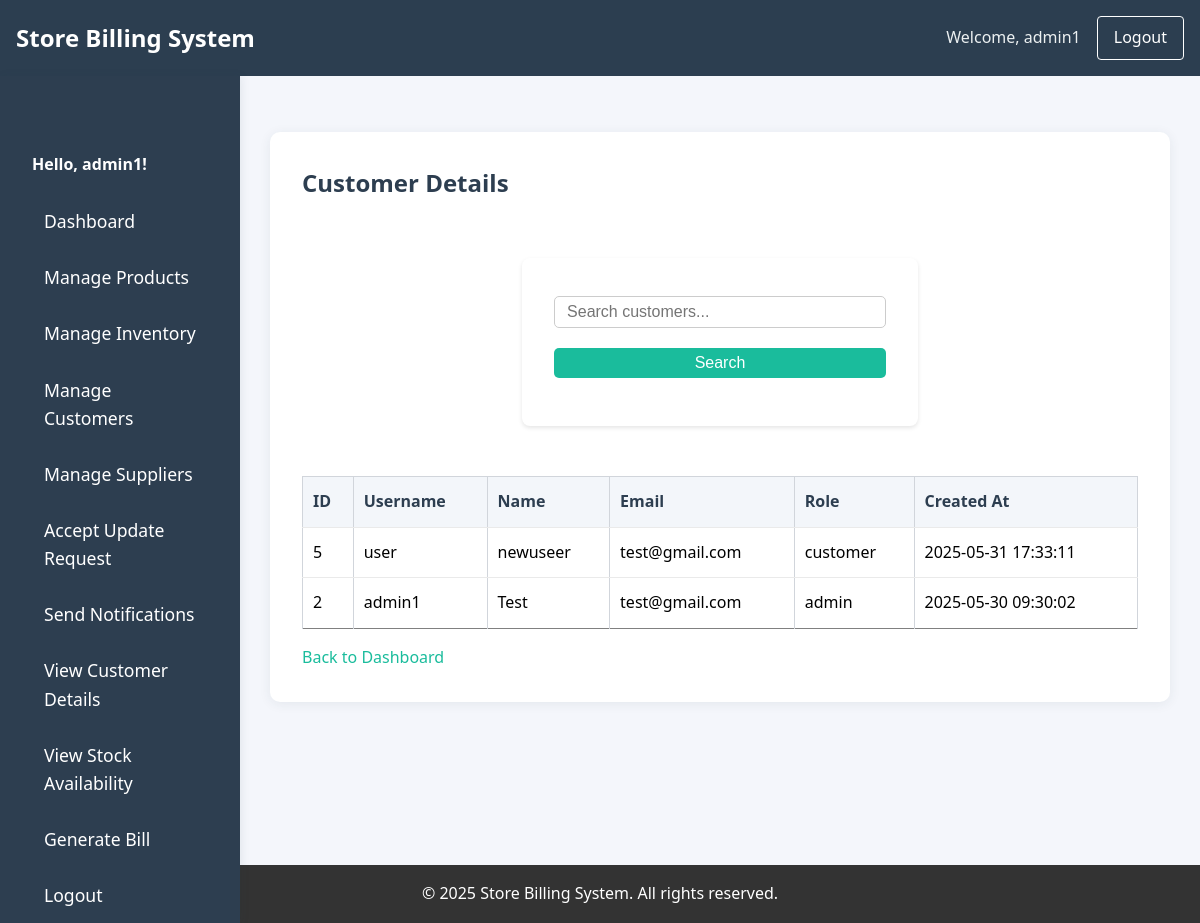
The page /view_customers.php (signed in) on the database its author committed.
### tables this page shows
CREATE TABLE `customers` (
  `id` int(11) NOT NULL,
  `username` varchar(50) NOT NULL,
  `password` varchar(255) NOT NULL,
  `role` enum('admin','customer') NOT NULL,
  `name` varchar(100) NOT NULL,
  `email` varchar(100) NOT NULL,
  `created_at` timestamp NOT NULL DEFAULT current_timestamp()
);

### view_customers.php (the view, shortened to what this page needs)
<?php
include 'db.php';
$role = isset($_SESSION['role']) ? $_SESSION['role'] : '';
$search = isset($_GET['search']) ? trim($_GET['search']) : '';
if ($role === 'admin') {
    if ($search !== '') {
        $search_param = "%$search%";
        $stmt = $conn->prepare("SELECT id, username, name, email, role, created_at FROM customers WHERE username LIKE ? OR name LIKE ? OR email LIKE ? ORDER BY id DESC");
        $stmt->bind_param("sss", $search_param, $search_param, $search_param);
        $stmt->execute();
        $result = $stmt->get_result();
    } else {
        $result = $conn->query("SELECT id, username, name, email, role, created_at FROM customers ORDER BY id DESC");
    }
}
?>
<?php include 'header.php'; ?>
<!DOCTYPE html>
<html lang="en">
<head>
    <link rel="stylesheet" href="style.css">
</head>
<body>
<div class="layout">
    <?php include 'sidenav.php'; ?>
    <div id="main" class="main">
        <div class="content-container">
            <h2>Customer Details</h2>
            <div class="search-container">
                <form method="GET" class="search-form">
                    <input type="text" name="search" placeholder="Search customers..." value="<?php echo htmlspecialchars($search); ?>">
                    <button type="submit">Search</button>
                </form>
            </div>
            <table border="1">
                <tr><th>ID</th><th>Username</th><th>Name</th><th>Email</th><th>Role</th><th>Created At</th></tr>
                <?php if ($result && $result->num_rows > 0): ?>
                    <?php while ($row = $result->fetch_assoc()): ?>
                        <tr>
                            <td><?php echo $row['id']; ?></td>
                            <td><?php echo htmlspecialchars($row['username']); ?></td>
                            <td><?php echo htmlspecialchars($row['name']); ?></td>
                            <td><?php echo htmlspecialchars($row['email']); ?></td>
                            <td><?php echo htmlspecialchars($row['role']); ?></td>
                            <td><?php echo $row['created_at']; ?></td>
                        </tr>
                    <?php endwhile; ?>
                <?php else: ?>
                    <tr><td colspan="6">No customer data found.</td></tr>
                <?php endif; ?>
            </table>
            <a href="dashboard.php">Back to Dashboard</a>
        </div>
    </div>
</div>
<?php include 'footer.php'; ?>
</body>
</html>

### style.css (style rules this page uses)
* { margin: 0; padding: 0; box-sizing: border-box; }
html, body { width: 100vw; min-width: 0; overflow-x: hidden; margin: 0; padding: 0; font-family: 'Segoe UI', Arial, sans-serif; background: #f4f6fb; }
body { line-height: 1.6; min-height: 100vh; }
form { background: white; padding: 2rem; border-radius: 8px; box-shadow: 0 2px 4px rgba(0, 0, 0, 0.1); max-width: 400px; margin: 2rem auto; }
input[type="text"], input[type="password"] { width: 100%; padding: 0.8rem; margin: 0.5rem 0 1rem; border: 1px solid #ddd; border-radius: 4px; }
button { width: 100%; padding: 0.8rem; background-color: #333; color: white; border: none; border-radius: 4px; cursor: pointer; font-size: 1rem; }
a { color: #333; text-decoration: none; }
h2 { color: #2d3e50; margin-bottom: 24px; }
form input, form select, form textarea, button { width: 100%; padding: 10px; margin: 8px 0 16px 0; border: 1px solid #d1d5db; border-radius: 4px; font-size: 1em; }
a { color: #1abc9c; text-decoration: none; }
table { width: 100%; border-collapse: collapse; margin-bottom: 16px; }
th, td { border: 1px solid #d1d5db; padding: 10px; text-align: left; }
th { background: #f0f4f8; }
.main { flex: 1 1 0; width: 100%; margin: 0 !important; padding: 32px 32px 24px 32px; min-width: 0; background: #f4f6fb; display: block; }
.content-container, .dashboard-container, .form-container { width: 100%; max-width: 1300px; margin: 0 auto 0 0; padding: 0; }

### view_customers.php (style rules this page uses)
.content-container { max-width: 900px; margin: 32px auto; background: #fff; border-radius: 10px; box-shadow: 0 2px 12px rgba(44,62,80,0.08); padding: 32px; }
.search-container { margin-bottom: 18px; display: flex; justify-content: flex-end; }
.search-form input[type="text"] { padding: 6px 12px; border-radius: 5px; border: 1px solid #ccc; font-size: 1em; margin-right: 8px; }
.search-form button { padding: 6px 18px; border-radius: 5px; background: #1abc9c; color: #fff; border: none; font-size: 1em; cursor: pointer; }
table { width: 100%; border-collapse: collapse; background: #fff; }
th, td { padding: 12px 10px; border-bottom: 1px solid #eaeaea; text-align: left; }
th { background: #f3f6fa; color: #2d3e50; font-weight: 600; }
tr:last-child td { border-bottom: none; }

### sidenav.php (style rules this page uses)
.main { transition: none !important; padding: 24px; }

### rows shown on the page
customers: id "5", username "user", name "newuseer", email "test@gmail.com", role "customer", created_at "2025-05-31 17:33:11"
customers: id "2", username "admin1", name "Test", email "test@gmail.com", role "admin", created_at "2025-05-30 09:30:02"

### other values the page prints
$_SESSION['username'] "admin1"
$username "admin1"
